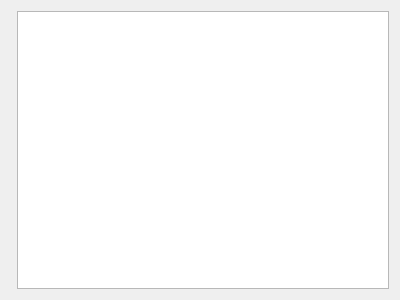
<?xml version="1.0" encoding="UTF-8"?>
<ui version="4.0">
 <class>Form</class>
 <widget class="QWidget" name="Form">
  <property name="geometry">
   <rect>
    <x>0</x>
    <y>0</y>
    <width>400</width>
    <height>300</height>
   </rect>
  </property>
  <property name="windowTitle">
   <string>Form</string>
  </property>
  <layout class="QFormLayout" name="formLayout">
   <item row="0" column="1">
    <widget class="PlotWidget" name="plot"/>
   </item>
  </layout>
 </widget>
 <customwidgets>
  <customwidget>
   <class>PlotWidget</class>
   <extends>QGraphicsView</extends>
   <header>pyqtgraph</header>
  </customwidget>
 </customwidgets>
 <resources/>
 <connections/>
</ui>
